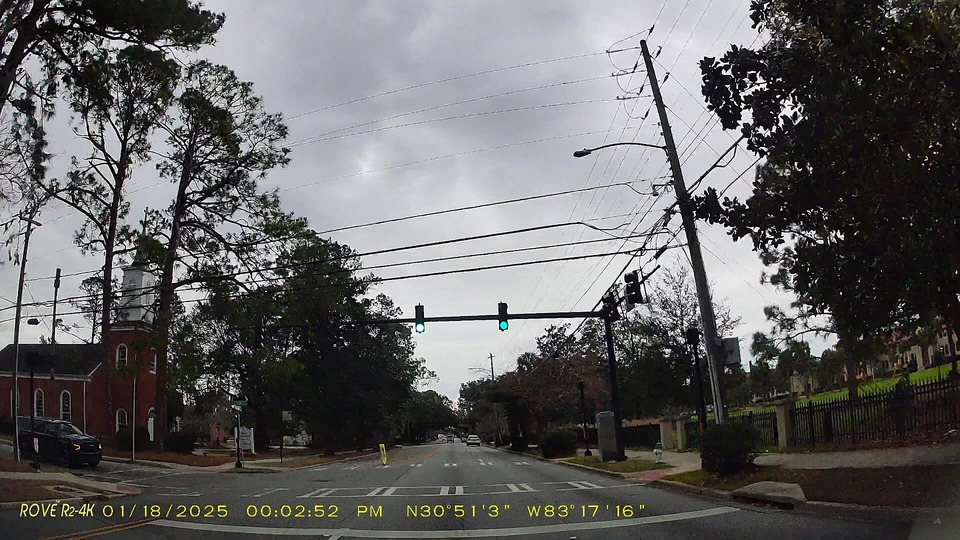
#> input picture actividades/04-practica-1-procesamiento-basico/codigo/data/calle_patterson.jpg, 960 x 540 px, found by its file name
$ python experimentos.py   (older library calls are emulated)
#> lines starting #> are read from the running program, lines starting #| are printed output that depends on the picture; after the words box and inside, x2 and y2 are one past the last pixel; in counts of white or black regions, pixels touching at a corner belong together
"""Estabilización digital con procesamiento en frecuencia.

Parte A. Imagen con desenfoque por movimiento: espectro de Fourier, estimación del movimiento (cepstrum) y restauración (filtro de Wiener).
Parte B. Video con vibración: movimiento entre cuadros por correlación de fase (Fourier), filtrado pasa bajas de la trayectoria y compensación.
Los datos de entrada son reales (fotografía CC0); la vibración y el desenfoque se simulan con parámetros conocidos para poder medir el resultado.
    python experimentos.py  ->  figuras/, resultados.json, datos/
"""
import json
from pathlib import Path

import cv2
import matplotlib

matplotlib.use("Agg")
import matplotlib.pyplot as plt
import numpy as np
from scipy.ndimage import gaussian_filter1d
from skimage.metrics import peak_signal_noise_ratio as psnr, structural_similarity as ssim

AQUI = Path(__file__).resolve().parent
RAIZ = AQUI.parent.parent
FIG, DAT = AQUI / "figuras", AQUI / "datos"
FIG.mkdir(exist_ok=True); DAT.mkdir(exist_ok=True)
plt.rcParams.update({"font.size": 9, "axes.titlesize": 9.5})
RES = {}


def fuente(nombre):
    ruta = DAT / nombre
    return ruta if ruta.exists() else RAIZ / "datos_compartidos" / nombre


def psf_movimiento(L, ang_deg, tam=None):
    tam = tam or (int(L) | 1) + 4
    k = np.zeros((tam, tam), np.float32)
    c = tam // 2
    dx, dy = np.cos(np.radians(ang_deg)) * (L - 1) / 2, -np.sin(np.radians(ang_deg)) * (L - 1) / 2
    cv2.line(k, (int(round(c - dx)), int(round(c - dy))), (int(round(c + dx)), int(round(c + dy))), 1.0, 1)
    return k / k.sum()


def otf(psf, forma):
    """Función de transferencia (FFT de la PSF centrada en el origen)."""
    p = np.zeros(forma, np.float64)
    p[:psf.shape[0], :psf.shape[1]] = psf
    p = np.roll(p, (-(psf.shape[0] // 2), -(psf.shape[1] // 2)), axis=(0, 1))
    return np.fft.fft2(p)


def espectro_log(img):
    return np.log1p(np.abs(np.fft.fftshift(np.fft.fft2(img.astype(float)))))


def parte_a():
    g = cv2.imread(str(fuente("calle_patterson.jpg")), 0)
    g = cv2.resize(g, (960, 540), interpolation=cv2.INTER_AREA)
    nitida = g.astype(np.float64)
    L, ang = 31, 25.0
    H = otf(psf_movimiento(L, ang), g.shape)
#> in otf, `p[:psf.shape[0], :psf.shape[1]] = psf`:
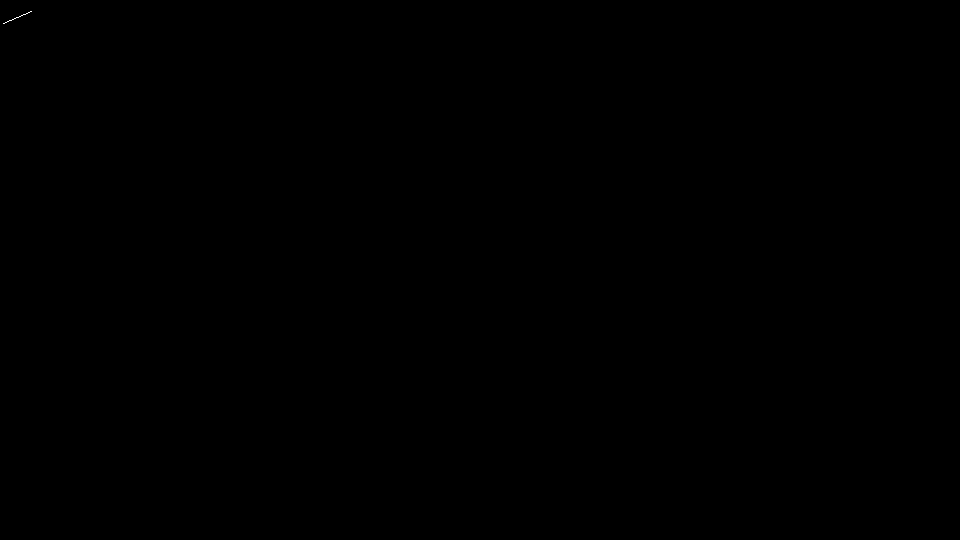
#> p: shape (540, 960) float64; values 0 (black) and 0.0345 (white), 0.01% white in thin lines or dots, all inside (x1, y1, x2, y2) = (3, 11, 32, 24)
    rng = np.random.default_rng(2)
    borrosa = np.real(np.fft.ifft2(np.fft.fft2(nitida) * H)) + rng.normal(0, 2.0, g.shape)
    borrosa_u8 = np.clip(borrosa, 0, 255)
    cv2.imwrite(str(DAT / "imagen_nitida.png"), g)
    cv2.imwrite(str(DAT / "imagen_movida.png"), borrosa_u8.astype(np.uint8))

    # --- espectro y cepstrum: el desenfoque lineal deja rayas oscuras (ceros del sinc) y un pico negativo en el cepstrum a distancia L
    S_n, S_b = espectro_log(nitida), espectro_log(borrosa_u8)
    ventana = np.outer(np.hanning(g.shape[0]), np.hanning(g.shape[1]))
    logF = np.log(np.abs(np.fft.fft2(borrosa_u8 * ventana)) + 1e-3)
    cep = np.fft.fftshift(np.real(np.fft.ifft2(logF)))
    cy, cx = np.array(cep.shape) // 2
    m = np.ones_like(cep, bool); m[cy - 6:cy + 7, cx - 6:cx + 7] = False        # excluye el centro
    lim = np.abs(np.mgrid[0:cep.shape[0], 0:cep.shape[1]][0] - cy) < 80; lim &= np.abs(np.mgrid[0:cep.shape[0], 0:cep.shape[1]][1] - cx) < 80
    zona = np.where(m & lim, cep, np.inf)
    iy, ix = np.unravel_index(np.argmin(zona), zona.shape)
#> iy = 257; ix = 510
    dy, dx = iy - cy, ix - cx
#> dy = -13; dx = 30
    L_est = float(np.hypot(dx, dy))
#> L_est = 32.7
    ang_est = float(np.degrees(np.arctan2(-dy, dx)) % 180)
#> ang_est = 23.43
    if ang_est > 90 and abs(ang_est - 180 - ang) < abs(ang_est - ang): ang_est -= 180
    ang_est = float(ang_est % 180)
    RES["A_estimacion"] = {"L_real": L, "L_estimada": round(L_est, 1), "angulo_real": ang, "angulo_estimado": round(ang_est, 1)}

    # --- restauración con filtro de Wiener: F = conj(H) / (|H|^2 + K) * G ; se prueban varias K (oráculo) y una K por regla
    Hest = otf(psf_movimiento(int(round(L_est)) | 1, ang_est), g.shape)
    G = np.fft.fft2(borrosa_u8)
    def wiener(Hm, K): return np.clip(np.real(np.fft.ifft2(np.conj(Hm) / (np.abs(Hm) ** 2 + K) * G)), 0, 255)
    Ks = [1e-4, 1e-3, 1e-2, 5e-2, 1e-1]
    tabla = {}
    for K in Ks:
        r = wiener(H, K)
        tabla[K] = (psnr(nitida, r, data_range=255), ssim(nitida, r, data_range=255), r)
#> after the loop, tabla = 5 items
    Kbest = max(Ks, key=lambda k: tabla[k][0])
#> Kbest = 0.01
    r_est = wiener(Hest, Kbest)
    inverso = np.clip(np.real(np.fft.ifft2(np.conj(H) / (np.abs(H) ** 2 + 1e-12) * G)), 0, 255)
    RES["A_restauracion"] = {
        "movida": {"psnr": round(psnr(nitida, borrosa_u8, data_range=255), 2), "ssim": round(ssim(nitida, borrosa_u8, data_range=255), 3)},
        "inverso_directo": {"psnr": round(psnr(nitida, inverso, data_range=255), 2), "ssim": round(ssim(nitida, inverso, data_range=255), 3)},
        "wiener_K": {f"{K:g}": {"psnr": round(v[0], 2), "ssim": round(v[1], 3)} for K, v in tabla.items()},
        "mejor_K": Kbest,
        "wiener_con_PSF_estimada": {"psnr": round(psnr(nitida, r_est, data_range=255), 2), "ssim": round(ssim(nitida, r_est, data_range=255), 3)}}
    cv2.imwrite(str(DAT / "imagen_restaurada.png"), tabla[Kbest][2].astype(np.uint8))

    fig, ax = plt.subplots(2, 3, figsize=(15, 8))
    ax[0, 0].imshow(nitida, cmap="gray"); ax[0, 0].set_title("Imagen nítida (referencia)")
    ax[0, 1].imshow(borrosa_u8, cmap="gray"); ax[0, 1].set_title(f"Con desenfoque por movimiento (L={L} px, {ang:.0f}°) + ruido")
    ax[0, 2].imshow(np.log1p(np.abs(np.fft.fftshift(H))), cmap="gray"); ax[0, 2].set_title("|H(u,v)| del desenfoque (función sinc)")
    ax[1, 0].imshow(S_n, cmap="gray"); ax[1, 0].set_title("Espectro de la nítida (log)")
    ax[1, 1].imshow(S_b, cmap="gray"); ax[1, 1].set_title("Espectro de la movida: rayas oscuras")
    rec = cep[cy - 60:cy + 61, cx - 60:cx + 61]
    ax[1, 2].imshow(rec, cmap="gray", vmin=cep[iy, ix] * 1.3, vmax=-cep[iy, ix] * 1.3); ax[1, 2].plot(ix - (cx - 60), iy - (cy - 60), "r+", ms=14)
    ax[1, 2].set_title(f"Cepstrum: pico negativo → L={L_est:.1f}, ángulo={ang_est:.0f}°")
    for a in ax.ravel(): a.axis("off")
    fig.tight_layout(); fig.savefig(FIG / "fig1_espectro_movimiento.png", dpi=140); plt.close(fig)
#> after `fig.tight_layout()`:
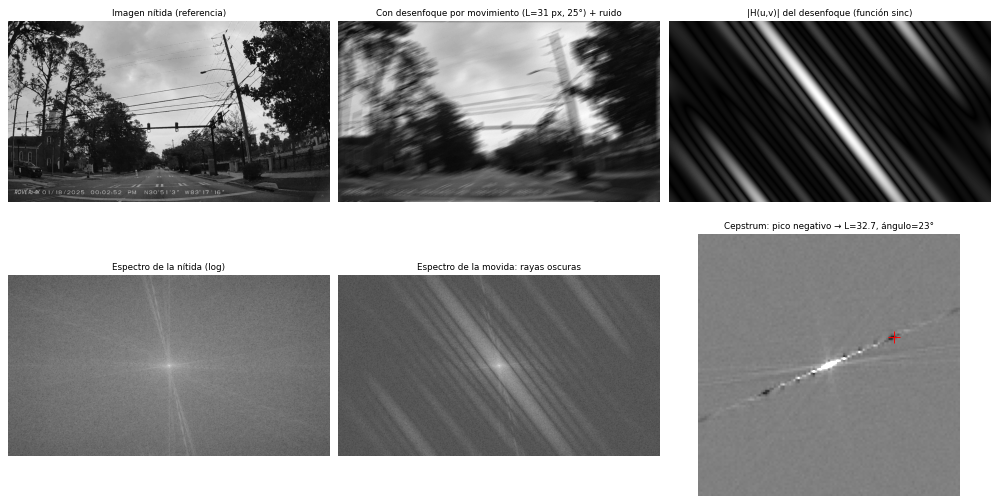
#> figure drawn by matplotlib, 6 panels

    fig, ax = plt.subplots(1, 4, figsize=(18, 3.9))
    for a, im, t in zip(ax, (borrosa_u8, inverso, tabla[Kbest][2], r_est),
                        ("Movida", f"Filtro inverso (K≈0)\nPSNR {psnr(nitida, inverso, data_range=255):.1f} dB",
                         f"Wiener (PSF real), K={Kbest:g}\nPSNR {tabla[Kbest][0]:.1f} dB", f"Wiener (PSF estimada), K={Kbest:g}\nPSNR {psnr(nitida, r_est, data_range=255):.1f} dB")):
        a.imshow(im[150:400, 250:700], cmap="gray", vmin=0, vmax=255); a.set_title(t); a.axis("off")
#> this loop made 4 passes
#> t on pass 1: 'Movida'
    fig.tight_layout(); fig.savefig(FIG / "fig2_restauracion.png", dpi=140, bbox_inches="tight"); plt.close(fig)


def parte_b():
    src = cv2.imread(str(fuente("carretera_bemiss_4k.jpg")))
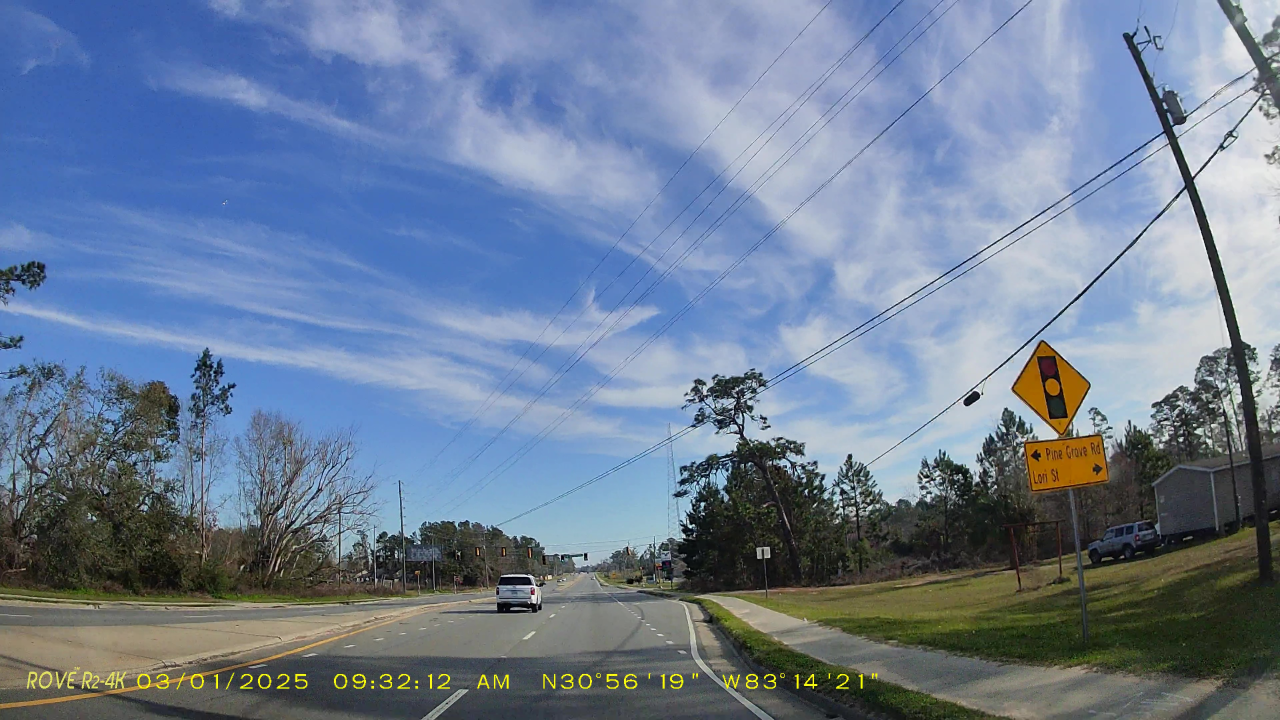
#> input picture datos_compartidos/carretera_bemiss_4k.jpg, 3840 x 2160 px, found by its file name (shown at 1/3 size)
#> src is the input picture: shape (2160, 3840, 3); mean B, G, R 150.2, 127.1, 110.4
    src = cv2.resize(src, (2400, 1350), interpolation=cv2.INTER_AREA)
#> src: shape (1350, 2400, 3)
    W, H, N, fps = 960, 540, 150, 30
    t = np.arange(N) / fps
    rng = np.random.default_rng(4)
    pan_x = 400 + 600 * t / t[-1]                                  # movimiento intencional lento
    pan_y = 300 + 60 * np.sin(2 * np.pi * t / t[-1] * 0.5)
    def vib(a):                                                     # vibración de 3 a 9 Hz + un poco de ruido
        v = sum(ai * np.sin(2 * np.pi * f * t + p) for ai, f, p in zip(a, (3.2, 5.7, 8.6), rng.uniform(0, 6.28, 3)))
        return v + rng.normal(0, 0.6, N)
    jx, jy = vib((7, 4, 2.5)), vib((6, 3.5, 2))
    px, py = pan_x + jx, pan_y + jy                                 # trayectoria verdadera de la cámara (en px de la fuente)
    frames = []
    for i in range(N):
        M = np.float32([[1, 0, -px[i]], [0, 1, -py[i]]])
        frames.append(cv2.warpAffine(src, M, (W, H), flags=cv2.INTER_LINEAR, borderMode=cv2.BORDER_REFLECT))
#> after the loop, frames = 150 items
    gray = [cv2.cvtColor(f, cv2.COLOR_BGR2GRAY).astype(np.float32) for f in frames]
#> gray = 150 items
    win = cv2.createHanningWindow((W, H), cv2.CV_32F)
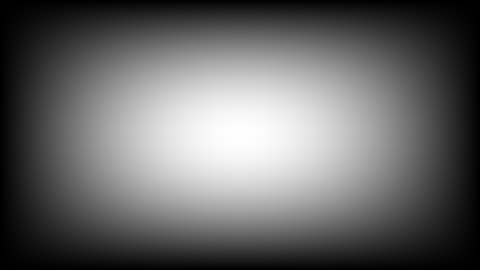
#> win: shape (540, 960) float32 (shown at 1/2 size); min 0, max 1, mean 0.404

    # --- movimiento entre cuadros por correlación de fase (cociente de espectros cruzados, Kuglin & Hines, 1975)
    d = np.array([cv2.phaseCorrelate(gray[i - 1], gray[i], win)[0] for i in range(1, N)])   # (dx, dy) del contenido entre i-1 e i
#> d = 149 pairs, first value -17.03 to 8.11, second value -11.68 to 11.84
    est = np.vstack([[0, 0], np.cumsum(d, axis=0)])
#> est = 150 pairs, first value -595.3 to 0, second value -65.98 to 0.912
    est_x, est_y = -est[:, 0], -est[:, 1]                           # el contenido se mueve al revés que la cámara
#> est_x = 150 values, max 595.3 at index 147, min 0 at index 0, mean 304.4; est_y = 150 values, max 65.98 at index 65, min -0.912 at index 147, mean 37.09
    est_x += px[0]; est_y += py[0]
#> after `est_x += px[0]`: est_x = 150 values, max 992.5 at index 147, min 397.3 at index 0, mean 701.7
#> after `est_y += py[0]`: est_y = 150 values, max 366.5 at index 65, min 299.6 at index 147, mean 337.6
    err_traj = np.hypot(est_x - px, est_y - py)
#> err_traj = 150 values, max 3.32 at index 107, min 0 at index 0, mean 1.79

    # --- filtrado pasa bajas de la trayectoria en el dominio de la frecuencia (gaussiano en frecuencia), fc en Hz
    def suavizar(x, fc):
        # La FFT supone una señal periódica: una rampa (el paneo) crea un salto artificial entre el último y el primer valor.
        # Se resta la recta que une los extremos, se filtra en frecuencia y se vuelve a sumar.
#> called with x = array of shape (150,), fc = 0.8
        tend = np.linspace(x[0], x[-1], len(x))
#> tend = 150 values from 397.3 to 990.5
        Fx = np.fft.rfft(x - tend); f = np.fft.rfftfreq(len(x), 1 / fps)
#> after `f = np.fft.rfftfreq(len(x), 1 / fps)`: f = 76 values from 0 to 15
        return np.fft.irfft(Fx * np.exp(-(f ** 2) / (2 * fc ** 2)), n=len(x)) + tend
    fc = 0.8
    sx_est, sy_est = suavizar(est_x, fc), suavizar(est_y, fc)
#> sx_est = 150 values from 403.9 to 997.7; sy_est = 150 values, max 358.9 at index 74, min 303.1 at index 0, mean 337.6
    sx_true, sy_true = suavizar(px, fc), suavizar(py, fc)
    # Convención: el cuadro i muestra src(x + p_i). Para simular una cámara en la posición suave s_i hay que remuestrear
    # el cuadro en x + (s_i - est_i): es una traslación del contenido de -(s_i - est_i) = -corr_i.
    corr_x, corr_y = sx_est - est_x, sy_est - est_y
#> corr_x = 150 values, max 13.24 at index 17, min -12.4 at index 78, mean 3.03e-15; corr_y = 150 values, max 9.89 at index 32, min -11.39 at index 103, mean 1.52e-15
    estab = [cv2.warpAffine(frames[i], np.float32([[1, 0, -corr_x[i]], [0, 1, -corr_y[i]]]), (W, H), flags=cv2.INTER_LINEAR,
                            borderMode=cv2.BORDER_REFLECT) for i in range(N)]
#> estab = 150 items
    # Posición efectiva de la cámara tras compensar = p + corr (si la estimación fuera perfecta, sería exactamente la suave)
    ef_x, ef_y = px + corr_x, py + corr_y
#> ef_x = 150 values from 403.9 to 995.7; ef_y = 150 values, max 359.6 at index 75, min 303.1 at index 0, mean 338
    antes = np.hypot(px - sx_true, py - sy_true)          # vibración: distancia entre la trayectoria real y su versión suave
    despues = np.hypot(ef_x - sx_true, ef_y - sy_true)
#> despues = 150 values, max 0.582 at index 85, min 0.00621 at index 120, mean 0.173
    def mad(fr):
        c = (slice(int(H * .12), int(H * .88)), slice(int(W * .12), int(W * .88)))
        return float(np.mean([np.abs(fr[i][c].astype(np.float32) - fr[i - 1][c].astype(np.float32)).mean() for i in range(1, len(fr))]))
    a0 = 60
    ideal = [cv2.warpAffine(src, np.float32([[1, 0, -pan_x[i]], [0, 1, -pan_y[i]]]), (W, H), flags=cv2.INTER_LINEAR, borderMode=cv2.BORDER_REFLECT) for i in range(N)]
#> ideal = 150 items
    RES["B"] = {"cuadros": N, "fps": fps, "fc_hz": fc,
                "rms_vibracion_antes_px": round(float(np.sqrt(np.mean(antes ** 2))), 2), "rms_vibracion_despues_px": round(float(np.sqrt(np.mean(despues ** 2))), 2),
                "error_estimacion_trayectoria_rms_px": round(float(np.sqrt(np.mean(err_traj ** 2))), 3),
                "dif_media_entre_cuadros_antes": round(mad(frames), 2), "dif_media_entre_cuadros_despues": round(mad(estab), 2),
                "dif_media_entre_cuadros_limite_ideal": round(mad(ideal), 2)}
    # barrido de la frecuencia de corte
    barrido = {}
    for f_c in (0.3, 0.8, 2.0, 4.0, 7.0):
        sxe, sye = suavizar(est_x, f_c), suavizar(est_y, f_c); sxt, syt = suavizar(px, f_c), suavizar(py, f_c)
        ex, ey = px + (sxe - est_x), py + (sye - est_y)
        barrido[f_c] = {"rms_residual_px": round(float(np.sqrt(np.mean(np.hypot(ex - sxt, ey - syt) ** 2))), 2),
                        "rms_vs_pan_ideal_px": round(float(np.sqrt(np.mean(np.hypot(ex - pan_x, ey - pan_y) ** 2))), 2)}
#> after the loop, barrido = 5 items
    RES["B_barrido_fc"] = barrido

    cv2.imwrite(str(DAT / "cuadro_vibrado.jpg"), frames[a0]); cv2.imwrite(str(DAT / "cuadro_estabilizado.jpg"), estab[a0])
#> after `cv2.imwrite(str(DAT / 'cuadro_vibrado.jpg'), frames[a0])`:
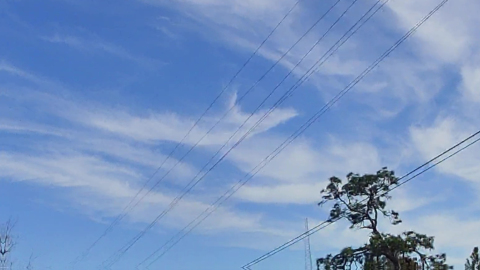
#> saved as cuadro_estabilizado.jpg: shape (540, 960, 3) (shown at 1/2 size); mean B, G, R 194, 149, 119.6
    for nombre, fr in (("video_original", frames), ("video_estabilizado", estab)):
        vw = cv2.VideoWriter(str(DAT / f"{nombre}.avi"), cv2.VideoWriter_fourcc(*"MJPG"), fps, (W, H))
        for f in fr: vw.write(f)
        vw.release()
#> this loop made 2 passes
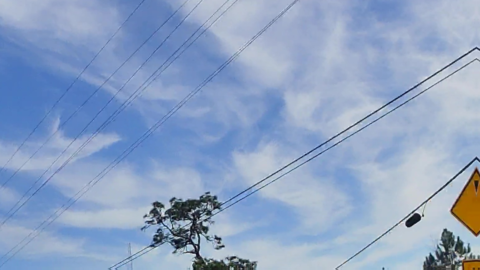
#> f: shape (540, 960, 3) (shown at 1/2 size); mean of channels 0, 1, 2 196, 163, 141.8; drawn as B, G, R

    # --- figuras
    fig, ax = plt.subplots(2, 2, figsize=(14, 7.2))
    ax[0, 0].plot(t, px - px.mean(), label="cámara real (con vibración)", lw=1); ax[0, 0].plot(t, est_x - px.mean(), "--", label="estimada (corr. de fase)", lw=1)
    ax[0, 0].plot(t, sx_true - px.mean(), label=f"suavizada (pasa bajas {fc} Hz)", lw=2); ax[0, 0].set_title("Trayectoria horizontal de la cámara"); ax[0, 0].set_xlabel("s"); ax[0, 0].set_ylabel("px"); ax[0, 0].legend(); ax[0, 0].grid(alpha=.3)
    f = np.fft.rfftfreq(N, 1 / fps)
    quitar = lambda x: x - np.linspace(x[0], x[-1], len(x))          # sin la rampa del paneo, para ver la vibración
    ax[0, 1].semilogy(f, np.abs(np.fft.rfft(quitar(px))) ** 2 / N, label="antes"); ax[0, 1].semilogy(f, np.abs(np.fft.rfft(quitar(ef_x))) ** 2 / N, label="después")
    for f0 in (3.2, 5.7, 8.6): ax[0, 1].axvline(f0, color="gray", ls=":", lw=.8)
    ax[0, 1].axvline(fc, color="r", ls="--", lw=.8, label=f"corte {fc} Hz"); ax[0, 1].set_title("Espectro de la trayectoria horizontal (sin rampa; punteado = vibración)"); ax[0, 1].set_xlabel("Hz"); ax[0, 1].legend(); ax[0, 1].grid(alpha=.3)
    ax[1, 0].plot(t, antes, label="vibración residual antes"); ax[1, 0].plot(t, despues, label="después"); ax[1, 0].set_title("Error respecto a la trayectoria suave deseada"); ax[1, 0].set_xlabel("s"); ax[1, 0].set_ylabel("px"); ax[1, 0].legend(); ax[1, 0].grid(alpha=.3)
    ax[1, 1].plot(list(barrido), [v["rms_residual_px"] for v in barrido.values()], "o-", label="residuo vs. trayectoria suavizada al mismo corte")
    ax[1, 1].plot(list(barrido), [v["rms_vs_pan_ideal_px"] for v in barrido.values()], "s-", label="distancia al movimiento intencional verdadero"); ax[1, 1].set_xscale("log")
    ax[1, 1].set_title("Elección de la frecuencia de corte"); ax[1, 1].set_xlabel("frecuencia de corte (Hz)"); ax[1, 1].set_ylabel("RMS (px)"); ax[1, 1].legend(fontsize=8); ax[1, 1].grid(alpha=.3)
    fig.tight_layout(); fig.savefig(FIG / "fig3_trayectoria.png", dpi=140); plt.close(fig)

    fig, ax = plt.subplots(2, 3, figsize=(15, 6.6))
    for j, i in enumerate((a0, a0 + 1, a0 + 2)):
        ax[0, j].imshow(cv2.cvtColor(frames[i], cv2.COLOR_BGR2RGB)[150:420, 300:800]); ax[0, j].set_title(f"Original, cuadro {i}")
        ax[1, j].imshow(cv2.cvtColor(estab[i], cv2.COLOR_BGR2RGB)[150:420, 300:800]); ax[1, j].set_title(f"Estabilizado, cuadro {i}")
        for a in ax[:, j]: a.axis("off"); a.axhline(120, color="yellow", lw=.6); a.axvline(200, color="yellow", lw=.6)
    fig.suptitle("Misma región de tres cuadros consecutivos (las líneas amarillas marcan una posición fija de referencia)", y=1.0)
    fig.tight_layout(); fig.savefig(FIG / "fig4_cuadros.png", dpi=140, bbox_inches="tight"); plt.close(fig)
#> after `fig.tight_layout()`:
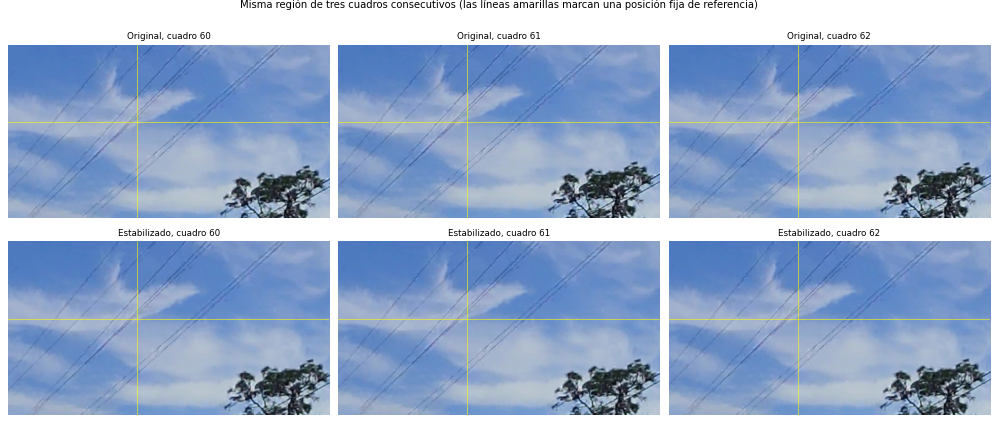
#> figure drawn by matplotlib, 6 panels


def main():
    parte_a()
    parte_b()
    (AQUI / "resultados.json").write_text(json.dumps(RES, indent=2, ensure_ascii=False), encoding="utf-8")
    print(json.dumps(RES, indent=1, ensure_ascii=False))
#> (printed output is left out)


if __name__ == "__main__":
    main()
